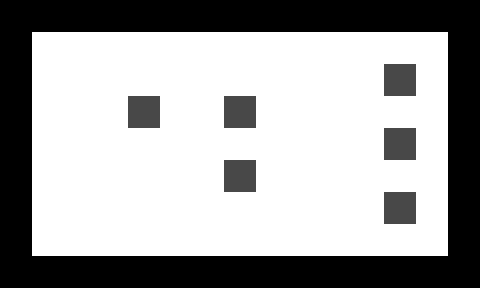

A 2D game scene composited from a Tiled map and its tileset images. What follows is a short description and the map's XML, with every tile layer's data as written:
An orthogonal 15x9 tile map with 32x32 px tiles, 2 tile layers (1, 2).

<map version="1.0" orientation="orthogonal" width="15" height="9" tilewidth="32" tileheight="32">
 <tileset firstgid="1" name="n_tiles1" tilewidth="32" tileheight="32">
  <image source="../../images/map/common/n_tiles1.png" width="128" height="64" />
 </tileset>
 <layer name="1" width="15" height="9">
  <data encoding="csv">
1,1,1,1,1,1,1,1,1,1,1,1,1,1,1,
1,1,1,1,1,1,1,1,1,1,1,1,1,1,1,
1,1,1,1,1,1,1,1,1,1,1,1,1,1,1,
1,1,1,1,1,1,1,1,1,1,1,1,1,1,1,
1,1,1,1,1,1,1,1,1,1,1,1,1,1,1,
1,1,1,1,1,1,1,1,1,1,1,1,1,1,1,
1,1,1,1,1,1,1,1,1,1,1,1,1,1,1,
1,1,1,1,1,1,1,1,1,1,1,1,1,1,1,
1,1,1,1,1,1,1,1,1,1,1,1,1,1,1
</data>
 </layer>
 <layer name="2" width="15" height="9">
  <data encoding="csv">
2,2,2,2,2,2,2,2,2,2,2,2,2,2,2,
2,0,0,0,0,0,0,0,0,0,0,0,0,0,2,
2,0,0,0,0,0,0,0,0,0,0,0,4,0,2,
2,0,0,0,4,0,0,4,0,0,0,0,0,0,2,
2,0,0,0,0,0,0,0,0,0,0,0,4,0,2,
2,0,0,0,0,0,0,4,0,0,0,0,0,0,2,
2,0,0,0,0,0,0,0,0,0,0,0,4,0,2,
2,0,0,0,0,0,0,0,0,0,0,0,0,0,2,
2,2,2,2,2,2,2,2,2,2,2,2,2,2,2
</data>
 </layer>
</map>
